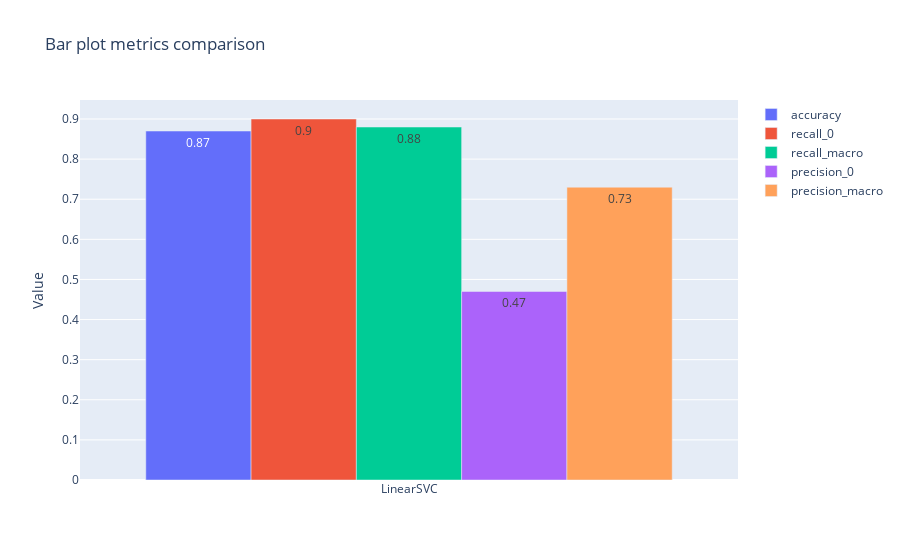

Notebook code cell kept with this figure:
### Code cell
# Top1 best model 
# Group bar plot on 5 selected metrics for top4 models
stack_mult_barplots(top1_data, "accuracy", "recall_0", "recall_macro", "precision_0", "precision_macro" )

### Figure 1 — Plotly figure (JSON) as saved in the notebook; plotly's stock layout.template omitted (floating-point values rounded to 4 significant figures)
{"data": [{"name": "accuracy", "offsetgroup": "0", "text": ["0.87"], "textposition": "auto", "type": "bar", "x": ["LinearSVC"], "y": [0.87]}, {"name": "recall_0", "offsetgroup": "1", "text": ["0.9"], "textposition": "auto", "type": "bar", "x": ["LinearSVC"], "y": [0.9]}, {"name": "recall_macro", "offsetgroup": "2", "text": ["0.88"], "textposition": "auto", "type": "bar", "x": ["LinearSVC"], "y": [0.88]}, {"name": "precision_0", "offsetgroup": "3", "text": ["0.47"], "textposition": "auto", "type": "bar", "x": ["LinearSVC"], "y": [0.47]}, {"name": "precision_macro", "offsetgroup": "4", "text": ["0.73"], "textposition": "auto", "type": "bar", "x": ["LinearSVC"], "y": [0.73]}], "layout": {"title": {"text": "Bar plot metrics comparison"}, "yaxis": {"title": {"text": "Value"}}}}
